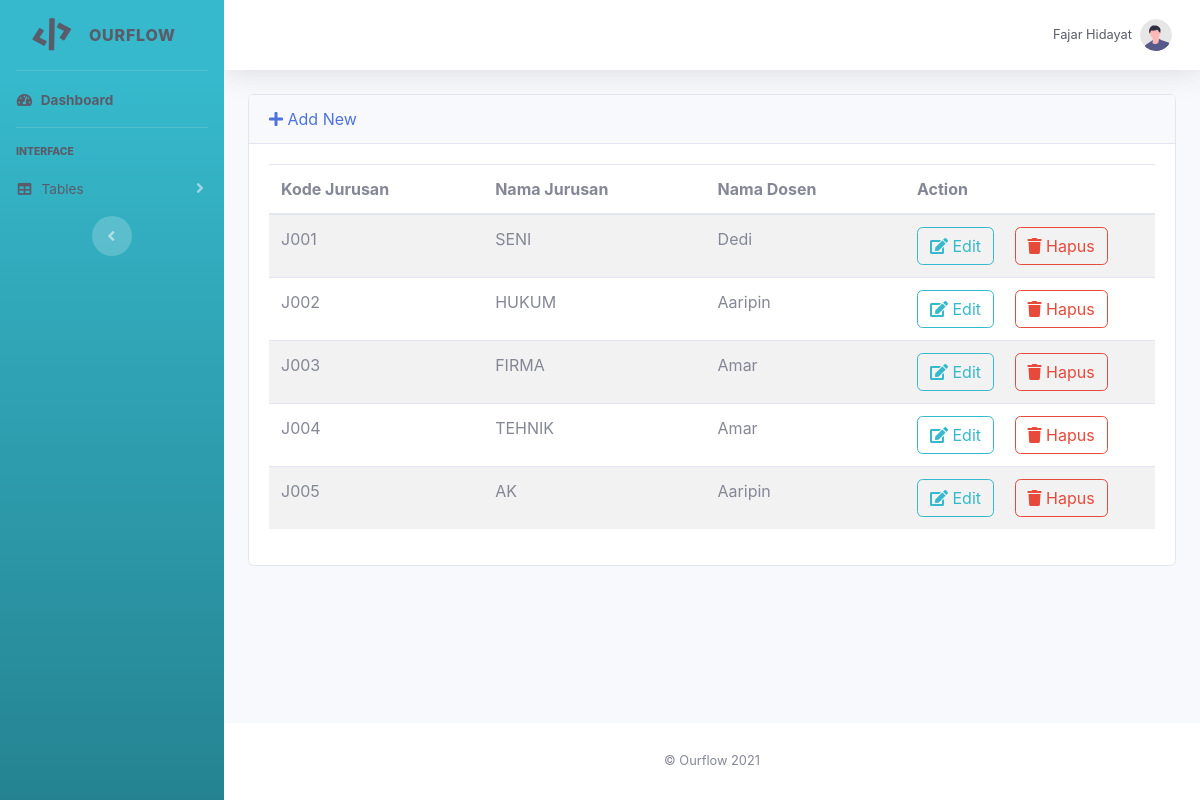
Page /index.php/jurusan on the committed database.
### tables this page shows
CREATE TABLE `jurusan` (
  `kd_jurusan` char(10) NOT NULL,
  `nama_jurusan` char(10) NOT NULL,
  `kd_dosen` char(10) NOT NULL
);

CREATE TABLE `dosen` (
  `kd_dosen` char(10) NOT NULL,
  `nama_dosen` varchar(255) NOT NULL,
  `alamat_dosen` varchar(255) NOT NULL,
  `kd_mapel` char(10) NOT NULL
);

### application/controllers/Jurusan.php (called while the page is built, shortened)
<?php
class Jurusan extends CI_Controller
{
    public function __construct()
    {
        $this->load->model('jurusan_model');
        $this->load->library('form_validation');
    }
    public function index()
    {
        $data['jurusans'] = $this->jurusan_model->getAll();
        $data['title'] = 'Jurusan | List';
        $this->load->view('jurusan/list', $data);
    }
}

### index.php (called while the page is built, shortened)
<?php
require_once BASEPATH.'core/CodeIgniter.php';

### application/models/Jurusan_model.php (called while the page is built, shortened)
<?php
class Jurusan_model extends CI_Model
{
    public function getAll()
    {
        $sql = "SELECT kd_jurusan, nama_jurusan, nama_dosen FROM jurusan INNER JOIN dosen ON dosen.kd_dosen = jurusan.kd_dosen WHERE jurusan.kd_jurusan != 'j000' ORDER BY jurusan.kd_jurusan ASC";
        return $this->db->query($sql)->result();
    }
}

### application/views/jurusan/list.php (the view, shortened to what this page needs)
<!DOCTYPE html>
<html lang="en">
<head>
</head>
<body id="page-top">
    <div id="wrapper">
        <div id="content-wrapper" class="d-flex flex-column">
            <div id="content">
                <div class="container">
                    <div class="row">
                        <div class="col">
                            <div class="card mb-3">
                                <div class="card-header d-flex align-items-center">
                                    <a href="<?= site_url('jurusan/create') ?>"><i class="fas fa-plus"></i> Add New</a>
                                </div>
                                <div class="card-body">
                                    <div class="table-responsive">
                                        <table class="display table table-striped table-hover" id="dataTable" width="80%" cellspacing="0">
                                            <thead>
                                                <tr>
                                                    <th>Kode Jurusan</th>
                                                    <th>Nama Jurusan</th>
                                                    <th>Nama Dosen</th>
                                                    <th>Action</th>
                                                </tr>
                                            </thead>
                                            <tbody>
                                                <?php foreach ($jurusans as $jurusan) : ?>
                                                    <tr>
                                                        <td>
                                                            <?= $jurusan->kd_jurusan ?>
                                                        </td>
                                                        <td>
                                                            <?= $jurusan->nama_jurusan ?>
                                                        </td>
                                                        <td>
                                                            <?= $jurusan->nama_dosen ?>
                                                        </td>
                                                        <td width="250">
                                                            <a href="<?= site_url('jurusan/edit/' . $jurusan->kd_jurusan) ?>" class="btn btn-outline-info mr-2"><i class="fas fa-edit"></i> Edit</a>
                                                            <a onclick="deleteConfirm('<?= site_url('jurusan/delete/' . $jurusan->kd_jurusan) ?>')" href="#!" class="btn btn-outline-danger ml-2"><i class="fas fa-trash"></i> Hapus</a>
                                                        </td>
                                                    </tr>
                                                <?php endforeach; ?>
                                            </tbody>
                                        </table>
                                    </div>
                                </div>
                            </div>
                        </div>
                    </div>
                </div>
            </div>
        </div>
    </div>
</body>
</html>

### rows in the picture
jurusan: kd_jurusan "J001", nama_jurusan "SENI", kd_dosen.nama_dosen "Dedi"
jurusan: kd_jurusan "J002", nama_jurusan "HUKUM", kd_dosen.nama_dosen "Aaripin"
jurusan: kd_jurusan "J003", nama_jurusan "FIRMA", kd_dosen.nama_dosen "Amar"
jurusan: kd_jurusan "J004", nama_jurusan "TEHNIK", kd_dosen.nama_dosen "Amar"
jurusan: kd_jurusan "J005", nama_jurusan "AK", kd_dosen.nama_dosen "Aaripin"
